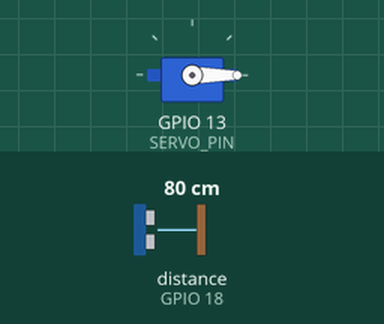
This sketch was run on a simulated ESP32. Parts: servo. Wiring (inferred from the names in the program): ultrasonic range finder: trigger GPIO 5; echo GPIO 18. The test bench sets the inputs (shaded band); at power-on: distance to the obstacle (sensor on GPIO 18) 80 cm. The echo pulse lasts 58.3 µs per cm; what the sketch prints to the serial monitor is not drawn.

Above: at 0.0 s.
At 1.2 s:
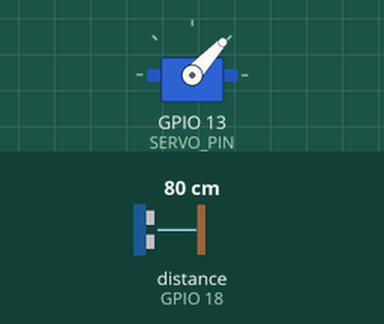
1.3 s: distance to the obstacle (sensor on GPIO 18) set to 2 cm
At 1.66 s:
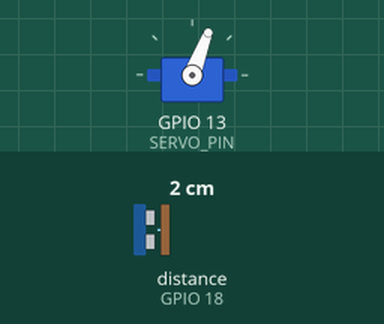
Timing chart, 0 to 20.1 s (numbered marks = the images above; inputs shaded):
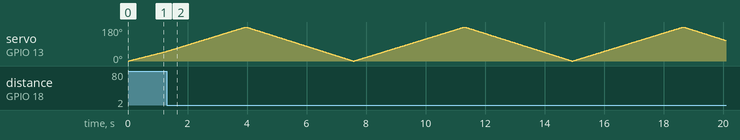

The sketch:

radarsystem_basic.ino
```cpp
#include <ESP32Servo.h>

#define TRIG 5
#define ECHO 18
#define SERVO_PIN 13

Servo myServo;

long duration;
int distance;
int threshold = 20;  // object detection distance

void setup() {
  Serial.begin(115200);

  pinMode(TRIG, OUTPUT);
  pinMode(ECHO, INPUT);

  myServo.setPeriodHertz(50);
  myServo.attach(SERVO_PIN, 500, 2400);
}

int getDistance() {
  digitalWrite(TRIG, LOW);
  delayMicroseconds(2);

  digitalWrite(TRIG, HIGH);
  delayMicroseconds(10);
  digitalWrite(TRIG, LOW);

  duration = pulseIn(ECHO, HIGH);
  distance = duration * 0.034 / 2;

  return distance;
}

void loop() {

  for (int angle = 0; angle <= 180; angle++) {
    myServo.write(angle);
    delay(20);

    int dist = getDistance();


    Serial.print(angle);
    Serial.print(",");

    Serial.print(dist);
    Serial.print(".");


  }

  for (int angle = 180; angle >= 0; angle--) {
    myServo.write(angle);
    delay(20);
  }
}
```
